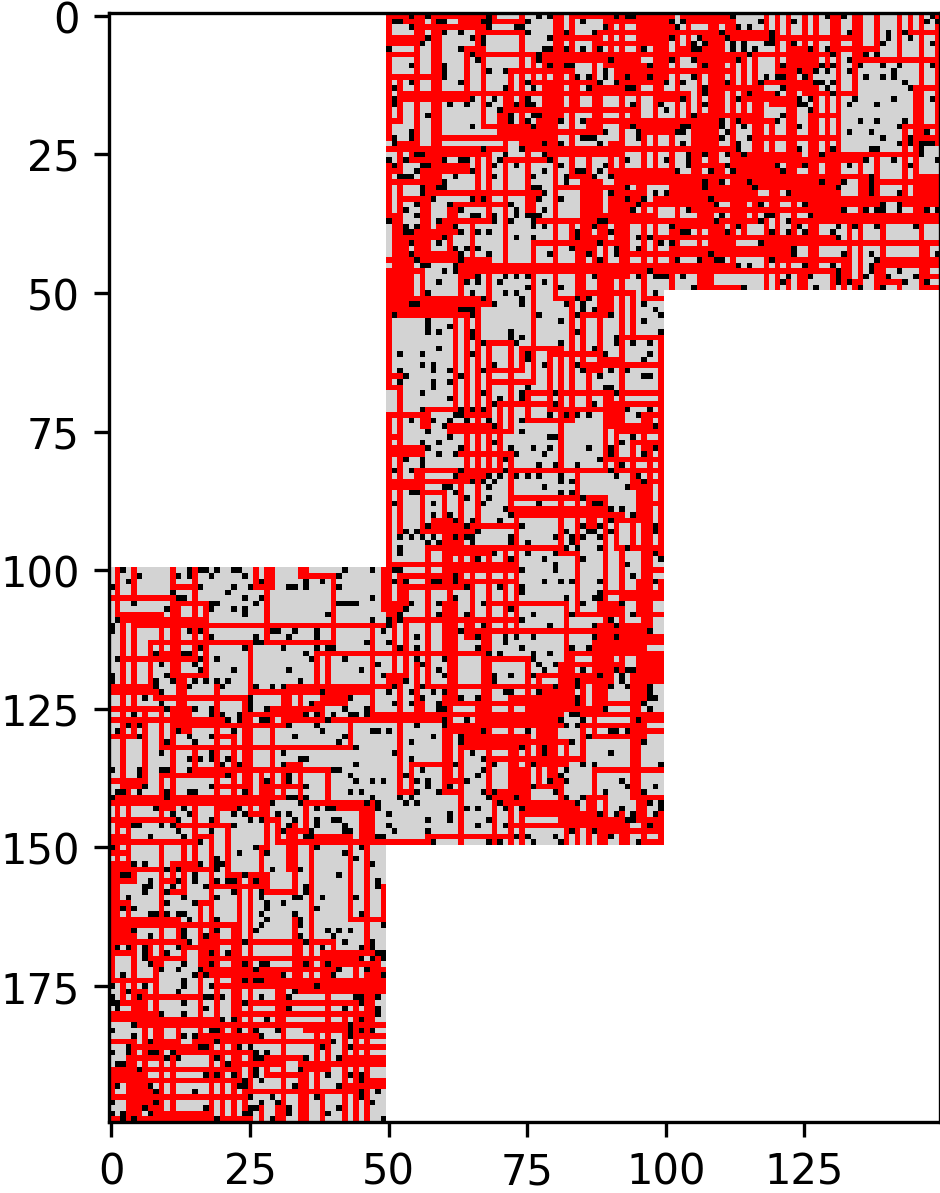

Source code (Python):
import matplotlib.pyplot as plt
import numpy as np
from celluloid import Camera

data = open("22.txt").read()
board, instructions = data.split("\n\n")
board = [list(row) for row in board.split("\n")]

def board_to_array(board):
	arr = np.zeros((len(board), len(board[0])))
	for i, row in enumerate(board):
		for j, col in enumerate(row):
			if col == "#":
				arr[i, j] = 2
			elif col == ".":
				arr[i, j] = 0.5
			elif col == " ":
				arr[i, j] = 0
			elif col == "~":
				arr[i, j] = 1
	return arr

cvals = [0, 0.5, 1, 2]
colors = ["white", "lightgrey", "red", "black"]
cmap = plt.cm.colors.ListedColormap(colors)

fig = plt.figure()
camera = Camera(fig)
plt.imshow(board_to_array(board), cmap=cmap)
camera.snap()

new = [int(instructions[0])]
for char in instructions[1:]:
	if char in "LR":
		new.append(char)
		new.append(0)
	else:
		new[-1] = new[-1] * 10 + int(char)
instructions = new

curr_pos = None

for i, row in enumerate(board):
	for j, col in enumerate(row):
		if col == ".":
			curr_pos = (i, j)
			break
	if curr_pos is not None:
		break

y, x = curr_pos
dy, dx = 0, 1
for i, ins in enumerate(instructions):
	if i % 2 == 0:
		for _ in range(ins):
			ny, nx = y+dy, x+dx
			old_dy, old_dx = dy, dx
			#traverse net of cube
			if ny < 0 and 50 <= nx < 100 and dy == -1:
				dy, dx = 0, 1
				ny, nx = nx + 100, 0
			elif nx < 0 and 150 <= ny < 200 and dx == -1:
				dy, dx = 1, 0
				ny, nx = 0, ny - 100
			elif ny < 0 and 100 <= nx < 150 and dy == -1:
				ny, nx = 199, nx - 100
			elif ny >= 200 and 0 <= nx < 50 and dy == 1:
				ny, nx = 0, nx + 100
			elif nx >= 150 and 0 <= ny < 50 and dx == 1:
				dx = -1
				ny, nx = 149 - ny, 99
			elif nx == 100 and 100 <= ny < 150 and dx == 1:
				dx = -1
				ny, nx = 149 - ny, 149
			elif ny == 50 and 100 <= nx < 150 and dy == 1:
				dy, dx = 0, -1
				ny, nx = nx - 50, 99
			elif nx == 100 and 50 <= ny < 100 and dx == 1:
				dy, dx = -1, 0
				ny, nx = 49, ny + 50
			elif ny == 150 and 50 <= nx < 100 and dy == 1:
				dy, dx = 0, -1
				ny, nx = nx + 100, 49
			elif nx == 50 and 150 <= ny < 200 and dx == 1:
				dy, dx = -1, 0
				ny, nx = 149, ny - 100
			elif ny == 99 and 0 <= nx < 50 and dy == -1:
				dy, dx = 0, 1
				ny, nx = nx + 50, 50
			elif nx == 49 and 50 <= ny < 100 and dx == -1:
				dy, dx = 1, 0
				ny, nx = 100, ny - 50
			elif nx == 49 and 0 <= ny < 50 and dx == -1:
				dx = 1
				ny, nx = 149 - ny, 0
			elif nx < 0 and 100 <= ny < 150 and dx == -1:
				dx = 1
				ny, nx = 149 - ny, 50
			if board[ny][nx] == "#":
				dy, dx = old_dy, old_dx
				break
			y, x = ny, nx
			board[y][x] = "~"
	else: # rotate
		if ins == "L":
			dy, dx = -dx, dy
		else:
			dy, dx = dx, -dy
	plt.imshow(board_to_array(board), cmap=cmap)
	camera.snap()

	

facing = {(0,1): 0, (-1,0): 1, (0,-1): 2, (1,0): 3}
print(y+1, x+1, facing[dy, dx])
res = 1000*(y+1) + 4*(x+1) + facing[dy, dx]
print(res)

plt.imshow(board_to_array(board), cmap=cmap)
camera.snap()
# plt.savefig("22vis.png", bbox_inches="tight", pad_inches=0, dpi=300)
animation = camera.animate()
animation.save("22vis.mp4", dpi=300, fps=120)
